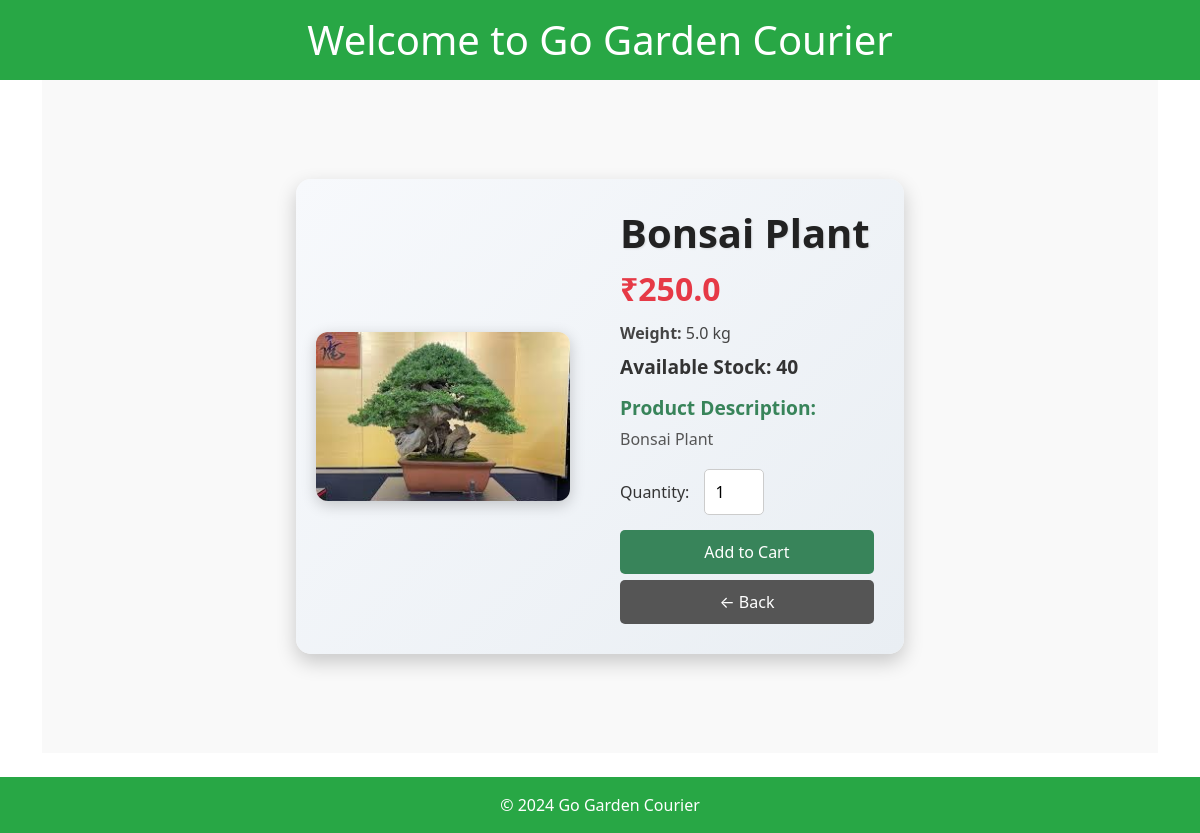
The app's page /product/3 with its own data.
### models.py (models this page shows)
class Product(db.Model):
    __tablename__ = 'product'
    product_id = db.Column(db.Integer, primary_key=True)
    name = db.Column(db.String(80), nullable=False)
    cost_price = db.Column(db.Float, nullable=False)
    selling_price = db.Column(db.Float, nullable=False)
    description = db.Column(db.String)
    stock_quantity = db.Column(db.Integer, nullable=False)
    image_url = db.Column(db.String)
    category_id = db.Column(db.Integer, db.ForeignKey('category.category_id'))
    product_weight = db.Column(db.Float, default=0)
    category = db.relationship("Category", back_populates="products")
    cart_items = db.relationship("CartItem", back_populates="product")
    order_items = db.relationship("OrderItem", back_populates="product")

### customer.py (the view)
@app.route('/product/<int:product_id>', methods=['GET'])
def product_details(product_id):
    product = Product.query.get_or_404(product_id)  # Fetch product by ID or return 404
    return render_template('product_details_t2.html', product=product, user=current_user)

### templates/product_details_t2.html (shortened to what this page needs)
{% extends "base.html" %}
{% block extra_css %}
<link rel="stylesheet" href="{{ url_for('static', filename='css/product_details.css') }}">
{% endblock %}
{% block content %}
<div class="full-page">
    <div class="product-details-container">
        <div class="product-image">
            <img src="{{ product.image_url }}" alt="{{ product.name }}">
        </div>
        <div class="product-info">
            <h1 class="product-title">{{ product.name }}</h1>
            <p class="product-price">₹{{ product.selling_price }}</p>
            <p class="product-weight"><strong>Weight:</strong> {{ product.product_weight }} kg</p>
            <p class="product-stock {{ 'out-of-stock' if product.stock_quantity == 0 else '' }}">
                {{ 'Out of Stock' if product.stock_quantity == 0 else 'Available Stock: ' + product.stock_quantity|string }}
            </p>
            <div class="product-description-container">
                <label class="product-description-label">Product Description:</label>
                <p class="product-description">{{ product.description }}</p>
            </div>
            {% if product.stock_quantity > 0 %}
            <form action="{{ url_for('customer.add_to_cart', product_id=product.product_id) }}" method="POST" class="add-to-cart-form">
                <div class="quantity-container">
                    <label for="quantity">Quantity:</label>
                    <input type="number" name="quantity" id="quantity" min="1" max="10" value="1" required>
                </div>
                <button type="submit" class="btn btn-primary">
                     Add to Cart
                </button>
            </form>
            {% endif %}
            <button class="btn btn-secondary back-button" onclick="history.back()">&larr; Back</button>
        </div>
    </div>
</div>
{% endblock %}

### static/css/styles.css (style rules this page uses)
.full-page { min-height: calc(100vh - 127px); display: flex; justify-content: center; align-items: center; background-color: #f9f9f9; }
.product-details-container { display: flex; max-width: 1200px; background: linear-gradient(135deg, #f7f9fc, #e9eef3); box-shadow: 0 8px 20px rgba(0, 0, 0, 0.2); border-radius: 15px; overflow: hidden; }
.product-image { flex: 1; display: flex; justify-content: center; align-items: center; padding: 20px; }
.product-image img { max-width: 100%; max-height: 400px; border-radius: 12px; box-shadow: 0 4px 15px rgba(0, 0, 0, 0.2); }
.product-info { flex: 1; padding: 30px; display: flex; flex-direction: column; justify-content: space-between; color: #333; }
.product-title { font-size: 2.5rem; font-weight: bold; color: #222; margin-bottom: 8px; text-shadow: 1px 1px 2px rgba(0, 0, 0, 0.1); }
.product-price { font-size: 2rem; font-weight: bold; color: #e63946; margin-bottom: 8px; }
.product-weight { font-size: 1rem; margin-bottom: 8px; color: #444; }
.product-stock { font-size: 1.2rem; font-weight: bold; margin-bottom: 12px; }
.product-description-label { font-size: 1.2rem; font-weight: bold; color: #38845A; margin-bottom: 4px; }
.product-description { font-size: 1rem; line-height: 1.6; color: #555; }
.add-to-cart-form { display: flex; flex-direction: column; gap: 15px; }
.quantity-container { display: flex; align-items: center; gap: 15px; }
.quantity-container input { width: 60px; padding: 10px; border: 1px solid #ccc; border-radius: 5px; font-size: 1rem; }
.btn-primary { background-color: #38845A; color: #fff; padding: 10px 20px; font-size: 1rem; border: none; border-radius: 5px; cursor: pointer; transition: background-color 0.3s ease; margin-bottom: 6px; }
.btn-secondary { background-color: #555; color: #fff; padding: 10px 20px; font-size: 1rem; border: none; border-radius: 5px; cursor: pointer; transition: background-color 0.3s ease; }

### static/css/product_details.css (style rules this page uses)
.full-page { min-height: calc(100vh - 127px); display: flex; justify-content: center; align-items: center; background-color: #f9f9f9; }
.product-details-container { display: flex; max-width: 1200px; background: linear-gradient(135deg, #f7f9fc, #e9eef3); box-shadow: 0 8px 20px rgba(0, 0, 0, 0.2); border-radius: 15px; overflow: hidden; }
.product-image { flex: 1; display: flex; justify-content: center; align-items: center; padding: 20px; }
.product-image img { max-width: 100%; max-height: 400px; border-radius: 12px; box-shadow: 0 4px 15px rgba(0, 0, 0, 0.2); }
.product-info { flex: 1; padding: 30px; display: flex; flex-direction: column; justify-content: space-between; color: #333; }
.product-title { font-size: 2.5rem; font-weight: bold; color: #222; margin-bottom: 8px; text-shadow: 1px 1px 2px rgba(0, 0, 0, 0.1); }
.product-price { font-size: 2rem; font-weight: bold; color: #e63946; margin-bottom: 8px; }
.product-weight { font-size: 1rem; margin-bottom: 8px; color: #444; }
.product-stock { font-size: 1.2rem; font-weight: bold; margin-bottom: 12px; }
.product-description-label { font-size: 1.2rem; font-weight: bold; color: #38845A; margin-bottom: 4px; }
.product-description { font-size: 1rem; line-height: 1.6; color: #555; }
.add-to-cart-form { display: flex; flex-direction: column; gap: 15px; }
.quantity-container { display: flex; align-items: center; gap: 15px; }
.quantity-container input { width: 60px; padding: 10px; border: 1px solid #ccc; border-radius: 5px; font-size: 1rem; }
.btn-primary { background-color: #38845A; color: #fff; padding: 10px 20px; font-size: 1rem; border: none; border-radius: 5px; cursor: pointer; transition: background-color 0.3s ease; margin-bottom: 6px; }
.btn-secondary { background-color: #555; color: #fff; padding: 10px 20px; font-size: 1rem; border: none; border-radius: 5px; cursor: pointer; transition: background-color 0.3s ease; }

### records on screen
Product: name "Bonsai Plant", selling_price "250.0", product_weight "5.0", stock_quantity "Available Stock: 40", description "Bonsai Plant"
